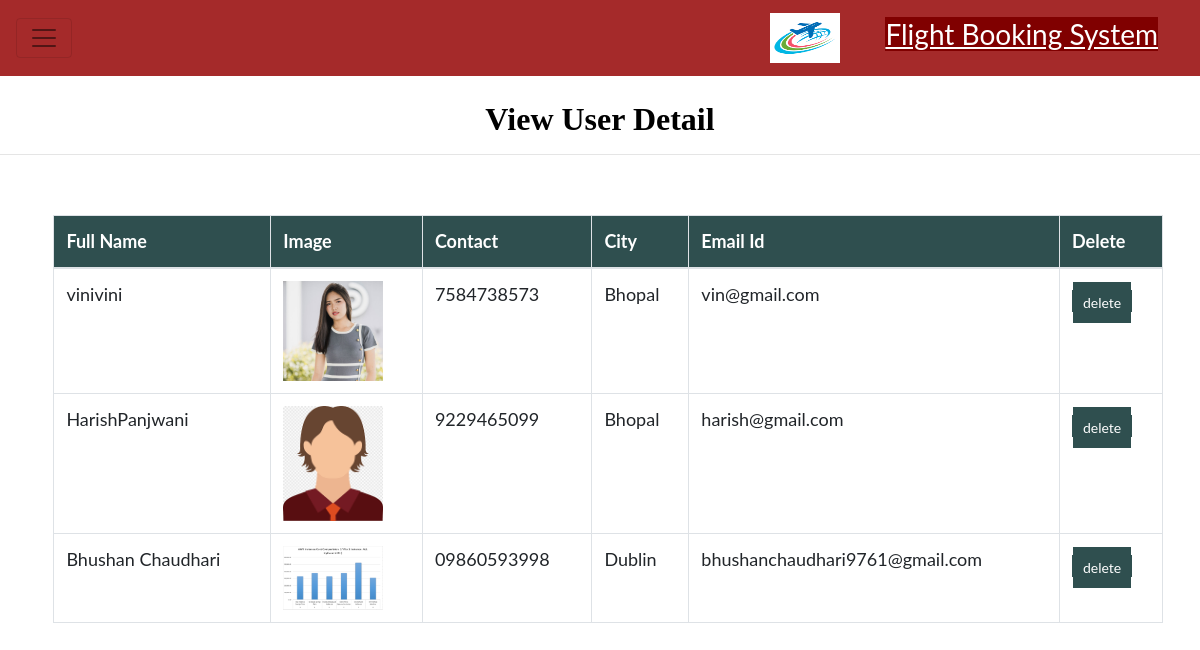
Screenshot of /view_user/ (signed in) with the database file from the repository.
### air/models.py (models this page shows, shortened)
class UserProfile(models.Model):
    user = models.ForeignKey(User, on_delete=models.CASCADE,null=True)
    mobile = models.CharField(max_length=100,null=True,blank=True)
    city = models.CharField(max_length=100,null=True,blank=True)
    state = models.CharField(max_length=100,null=True,blank=True)
    dob = models.DateField(null=True)
    country = models.CharField(max_length=100,null=True,blank=True)
    pincode = models.CharField(max_length=100,null=True,blank=True)
    image = models.FileField(null=True)

### air/views.py (the view)
# urls.py: path('view_user/',View_user,name="view_user"),
def View_user(request):
    if not request.user.is_authenticated:
        return redirect('login_admin')
    pro = UserProfile.objects.all()
    d = {'user': pro}
    return render(request, 'view_user.html', d)

### air/templates/view_user.html (shortened to what this page needs)
{% extends 'home.html' %}
{% load static %}
{% block body %}
<center><h2 style = "font-family : 'Monotype' ; color : black ; font-weight : bold;margin-top:2%">View User Detail</h2></center><hr>
<div  class="container-fluid">
    <center>
    <div class="container">
        <table class="table table-bordered" id="myTable">
  <thead>
  <tr>
    <th>Full Name</th>
      <th>Image</th>
      <th>Contact</th>
      <th>City</th>
    <th>Email Id</th>
    <th>Delete</th>
  </tr>
  </thead>
   <tbody>
    {% for i in user %}
  <tr>
    <td>{{i.user.first_name}}{{i.user.last_name}}</td>
      <td><img src="{{i.image.url}}" style="width:100px"></td>
      <td>{{i.mobile}}</td>
      <td>{{i.city}}</td>
      <td>{{i.user.email}}</td>
    <td><a href="{% url 'delete_user' i.user.id %}" style="background-color: darkslategrey;" onclick="return confirm('Are you sure?')" ><button class="button button2" style="background-color: darkslategrey;">delete</button></a></td>
  </tr>
    {% endfor %}
    </tbody>
</table>
 </div></center>
</div>
{% endblock %}

### air/templates/home.html (style rules this page uses)
.button { background-color: darkblue; border: none; color: white; padding: 10px; text-align: center; text-decoration: none; display: inline-block; font-size: 14px; margin: 1px 1px; cursor: pointer; }
* { box-sizing: border-box; }
#myTable { border-collapse: collapse; width: 100%; border: 1px solid #ddd; font-size: 18px; }
#myTable th { text-align: left; padding: 12px; background-color:darkblue ; color: white; }
#myTable td { text-align: left; padding: 12px; background-color: white; }
#myTable tr { border-bottom: 1px solid #ddd; }
body { font-family: "Lato", sans-serif; }

### air/templates/view_user.html (style rules this page uses)
.container { border-radius:6px; margin:2%; }
.container-fluid { margin-top:5%; }
#myTable th { text-align: left; padding: 12px; background-color: darkslategrey; color: white; }

### rows the page displays
UserProfile: user.first_name "vini", user.last_name "vini", image (picture), mobile "7584738573", city "Bhopal", user.email "vin@gmail.com"
UserProfile: user.first_name "Harish", user.last_name "Panjwani", image (picture), mobile "9229465099", city "Bhopal", user.email "harish@gmail.com"
UserProfile: user.first_name "Bhushan", user.last_name "Chaudhari", image (picture), mobile "09860593998", city "Dublin", user.email "bhushanchaudhari9761@gmail.com"
